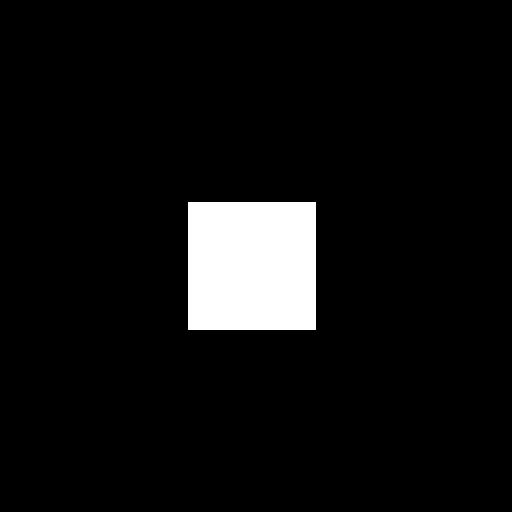
#> input picture img/rectangle-div-1.png, 512 x 512 px
$ python division.py
#> lines starting #> are read from the running program, lines starting #| are printed output that depends on the picture; after the words box and inside, x2 and y2 are one past the last pixel; in counts of white or black regions, pixels touching at a corner belong together
#!/usr/bin/env python3
# -*- coding: utf-8 -*-
#
# FILE: division.py
#
# @author: Arafat Hasan Jenin <opendoor.arafat[at]gmail[dot]com>
#
# DATE CREATED: 08-12-19 13:37:58 (+06)
# LAST MODIFIED:
#
# DEVELOPMENT HISTORY:
# Date         Version     Description
# --------------------------------------------------------------------
# 08-12-19     1.0         Deleted code is debugged code.
#
#               _/  _/_/_/_/  _/      _/  _/_/_/  _/      _/
#              _/  _/        _/_/    _/    _/    _/_/    _/
#             _/  _/_/_/    _/  _/  _/    _/    _/  _/  _/
#      _/    _/  _/        _/    _/_/    _/    _/    _/_/
#       _/_/    _/_/_/_/  _/      _/  _/_/_/  _/      _/
#
##############################################################################

import cv2
import numpy as np
from matplotlib import pyplot as plt
import math
import os
import sys

if __name__ == '__main__':
    path1 = '../../img/rectangle-div-1.png'
    path2 = '../../img/rectangle-div-2.png'

    if os.path.isfile(path1):
        img1 = cv2.imread(path1, cv2.IMREAD_GRAYSCALE)
#> img1: shape (512, 512); values 145 (black) and 255 (white), 6.2% white; 1 white region, box (x1, y1, x2, y2) and area: (188, 202, 316, 330) 16384
        print("[INFO] First image has been read successfully...")
    else:
        print("[INFO] The file '" + path1 + "' does not exist.")
        sys.exit(0)

    if os.path.isfile(path2):
        img2 = cv2.imread(path2, cv2.IMREAD_GRAYSCALE)
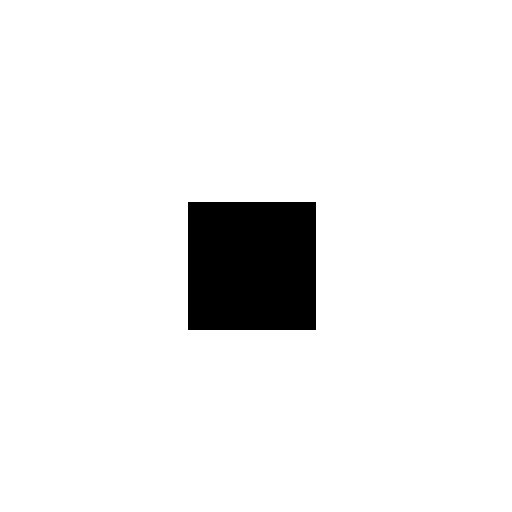
#> input picture img/rectangle-div-2.png, 512 x 512 px
        print("[INFO] Second image has been read successfully...")
    else:
        print("[INFO] The file '" + path2 + "' does not exist.")
        sys.exit(0)

    if img1.shape != img2.shape:
        print("Image sizes are not identical, resizing second image.")
        img2 = cv2.resize(img2, img1.shape[1], img1.shape[2])

    rows, cols = img1.shape
#> rows = 512; cols = 512
    output = np.zeros((rows, cols), dtype='float')
    img1 = img1.astype(float)
    img2 = img2.astype(float)

    for row in range(rows):
        for col in range(cols):
            if img2[row, col] != 0:
                tmp = math.ceil(img1[row, col] / img2[row, col])
            else:  # division by zero wiil generate a huge number, here 255 is that huge
                tmp = 255
            output[row, col] = max(0, min(tmp, 255))

    titles = ['First Input Image', 'Second Input Image', 'Output Image']
    imgarr = [img1, img2, output]
    for i in range(3):
        plt.subplot(1, 3, i + 1)
        plt.imshow(imgarr[i], cmap='gray', vmin=0, vmax=255)
        plt.title(titles[i])
        plt.xticks([])
        plt.yticks([])

    plt.show()
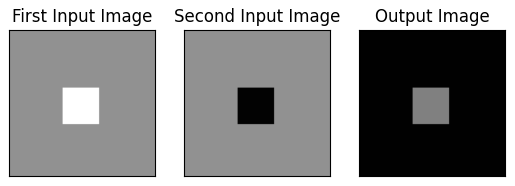
#> figure drawn by matplotlib, 3 panels

    print("[INFO] All operations finished successfully...")
